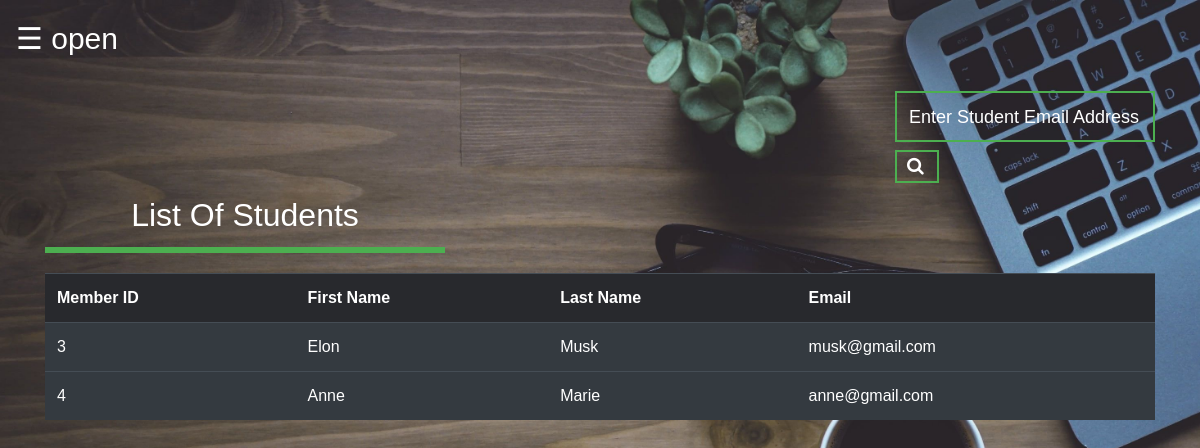
Screenshot of /newProject/student_details.php with the database file from the repository.
### tables this page shows
CREATE TABLE `registration` (
  `mem_id` int(100) NOT NULL,
  `FirstName` varchar(100) NOT NULL,
  `LastName` varchar(100) NOT NULL,
  `Email` varchar(30) NOT NULL,
  `Password` varchar(50) NOT NULL,
  `status_id` int(1) NOT NULL,
  `pic` varchar(100) NOT NULL
);

### newProject/student_details.php (the view, shortened to what this page needs)
<!DOCTYPE html>
<html>
<head>
<link rel="stylesheet" href="https://stackpath.bootstrapcdn.com/bootstrap/4.3.1/css/bootstrap.min.css">
	<link rel="stylesheet" type="text/css" href="theme.css">
</head>
<body>
<div id="main">
  <span style="color:#fff; font-size:30px;cursor:pointer" onclick="openNav()">&#9776; open</span>
<div class="container">
	<div style="padding-left: 850px; margin-top: 30px;">
		<form method="post" >
			<div style="width: 260px;" class="textbox1">
                <input  type="text" name="search" placeholder="Enter Student Email Address ">
            </div>
				<button  type="submit" name="submit" class="btn1"> <i class="fa fa-search" aria-hidden="true"></i>
				</button>
		</form>
	</div>
	<h2  align="center" style="color: #fff; border-bottom: 6px solid #4caf50; margin-bottom: 20px;  padding: 13px 0; width: 400px; ">List Of Students</h2>
	<?php
$dbcon=parse_ini_file("dbconfig.ini");
$server=$dbcon['server'];
$user=$dbcon['user'];
$pw=$dbcon['dbpass'];
$db=$dbcon['dbase'];
$conn=mysqli_connect($server,$user,$pw,$db);
		if(isset($_POST['submit']))
		{
			$q=mysqli_query($conn,"SELECT mem_id,FirstName,LastName,Email FROM `registration` WHERE  Email = '$_POST[search]' AND status_id='2' ");
			if(mysqli_num_rows($q)==0)
			{
				echo "Sorry! No student found with that username. Try searching again.";
			}
			else
			{
		echo "<table class='table table-dark table-hover' >";
			echo "<tr style='background-color:#28292d;'>";
			    echo "<th>"; echo "Member ID";  echo "</th>";
				echo "<th>"; echo "First Name";	echo "</th>";
				echo "<th>"; echo "Last Name";  echo "</th>";
				echo "<th>"; echo "Email";  echo "</th>";
			echo "</tr>";
			while($row=mysqli_fetch_assoc($q))
			{
				echo "<tr>";
				echo "<td>"; echo $row['mem_id']; echo "</td>";
				echo "<td>"; echo $row['FirstName']; echo "</td>";
				echo "<td>"; echo $row['LastName']; echo "</td>";
				echo "<td>"; echo $row['Email']; echo "</td>";
				echo "</tr>";
			}
		echo "</table>";
			}
		}
		else
		{
			$res=mysqli_query($conn,"SELECT mem_id,FirstName,LastName,Email FROM `registration` WHERE status_id='2' ");
		echo "<table class='table table-dark table-hover' >";
			echo "<tr style='background-color:#28292d;'>";
			    echo "<th>"; echo "Member ID";  echo "</th>";
				echo "<th>"; echo "First Name";	echo "</th>";
				echo "<th>"; echo "Last Name";  echo "</th>";
				echo "<th>"; echo "Email";  echo "</th>";
			echo "</tr>";
			while($row=mysqli_fetch_assoc($res))
			{
				echo "<tr>";
				echo "<td>"; echo $row['mem_id']; echo "</td>";
				echo "<td>"; echo $row['FirstName']; echo "</td>";
				echo "<td>"; echo $row['LastName']; echo "</td>";
				echo "<td>"; echo $row['Email']; echo "</td>";
				echo "</tr>";
			}
		echo "</table>";
		}
	?>
</div>
</body>
</html>

### newProject/theme.css (style rules this page uses)
body { background-image: url("background.jpg"); background-repeat: no-repeat; background-position: center ; background-attachment: fixed; background-size: cover; }
body { margin: 0; font-family: Arial, Helvetica, sans-serif; }
::placeholder { color: #fff; }

### newProject/student_details.php (style rules this page uses)
.btn1 { width: 10%; background: none; border: 2px solid #4caf50; color: #fff; padding-left: 10px; padding-right: 30px; font-size:18px; cursor: pointer; }
.textbox1 { width: 91%; overflow: hidden; font-size: 20px; padding: 8px 0; margin: 8px 0; border: 2px solid #4caf50; }
.textbox1 input { border: none; outline: none; background: none; color: white; font-size: 18px; width: 94%; float: center; margin: 0 10px; }
#main { transition: margin-left .5s; padding: 16px; }

### rows the page displays
registration: mem_id "3", FirstName "Elon", LastName "Musk", Email "musk@gmail.com"
registration: mem_id "4", FirstName "Anne", LastName "Marie", Email "anne@gmail.com"
